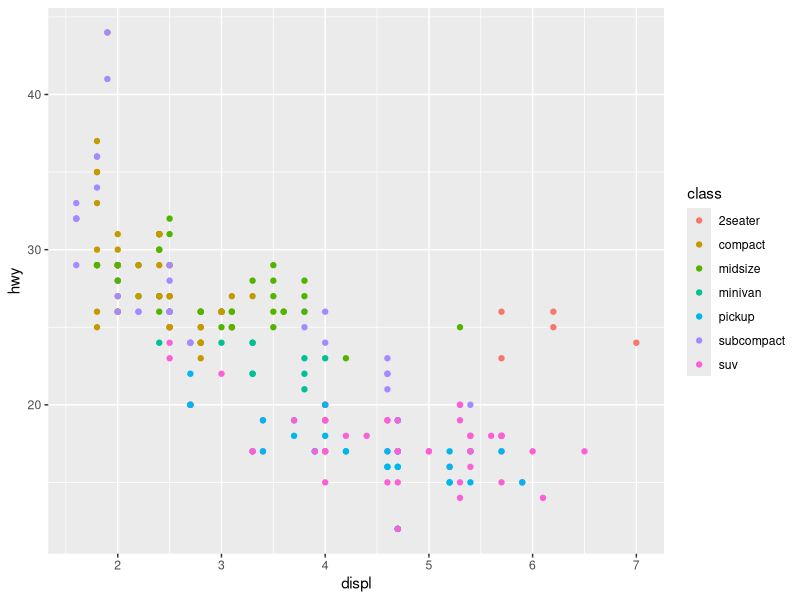
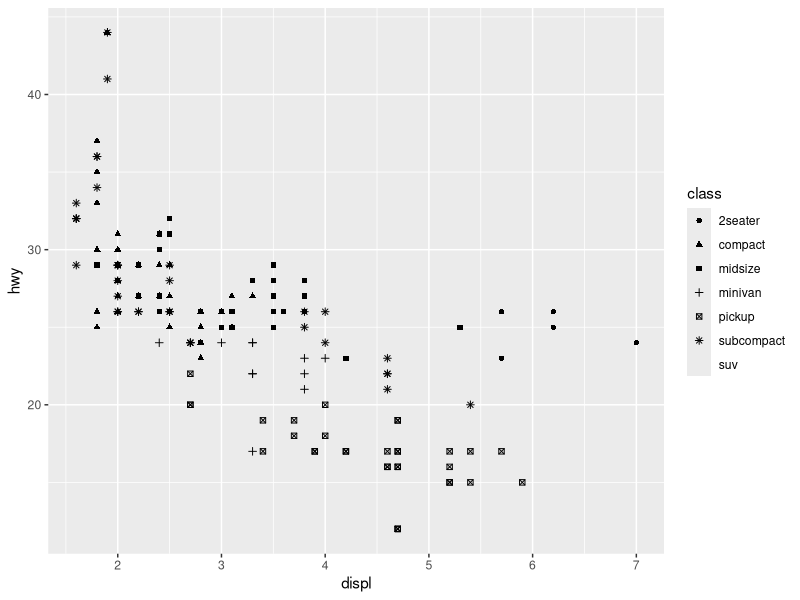
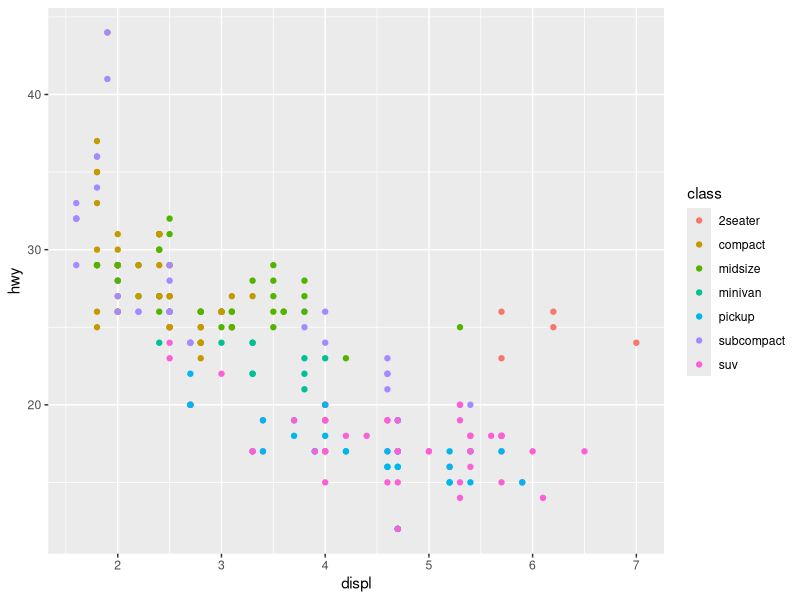
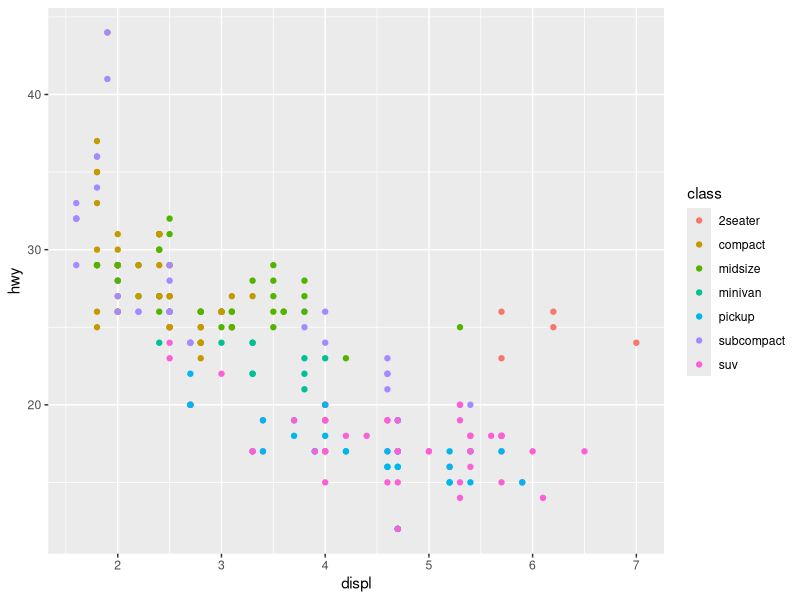
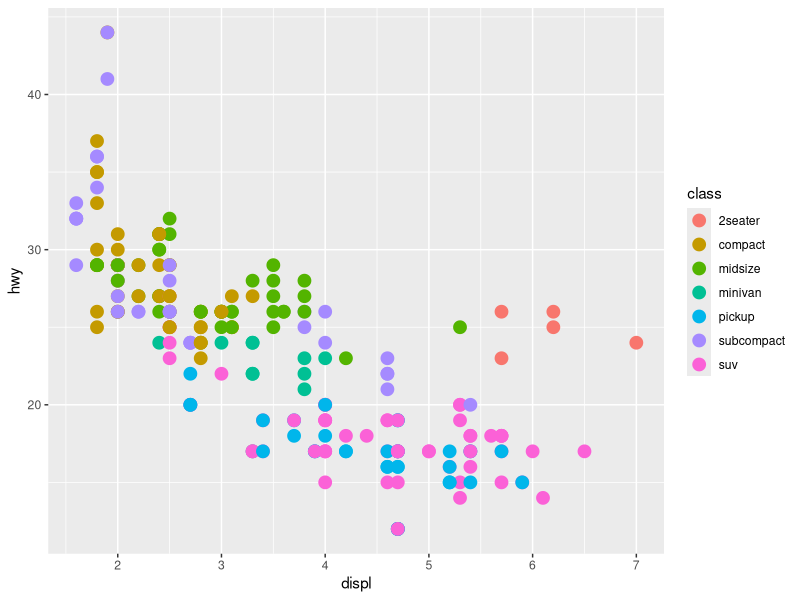
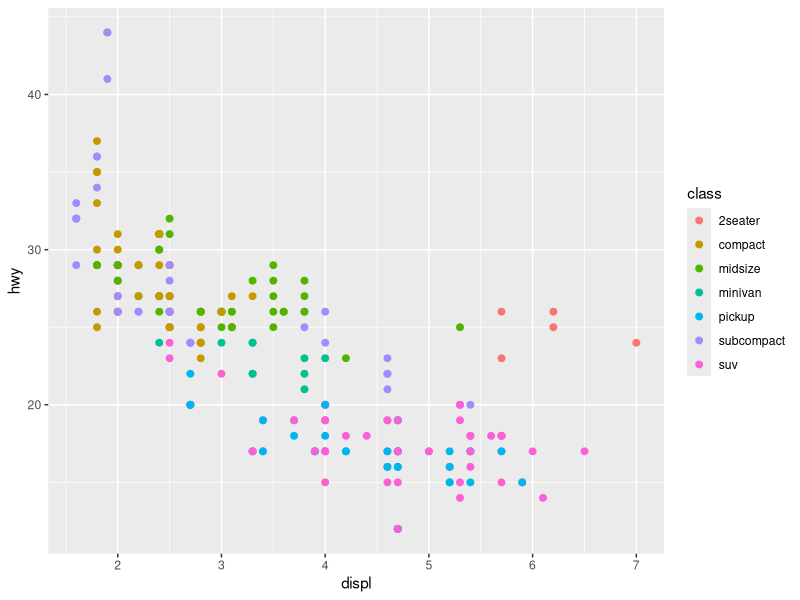
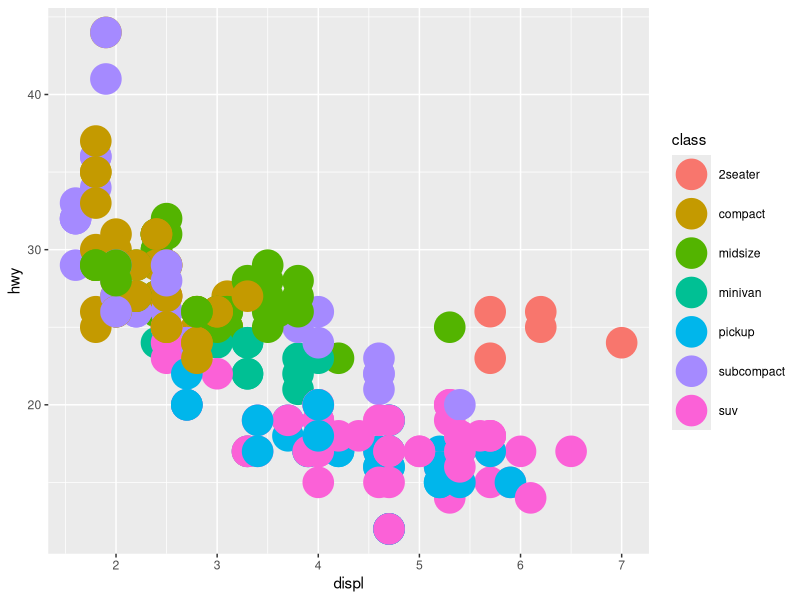
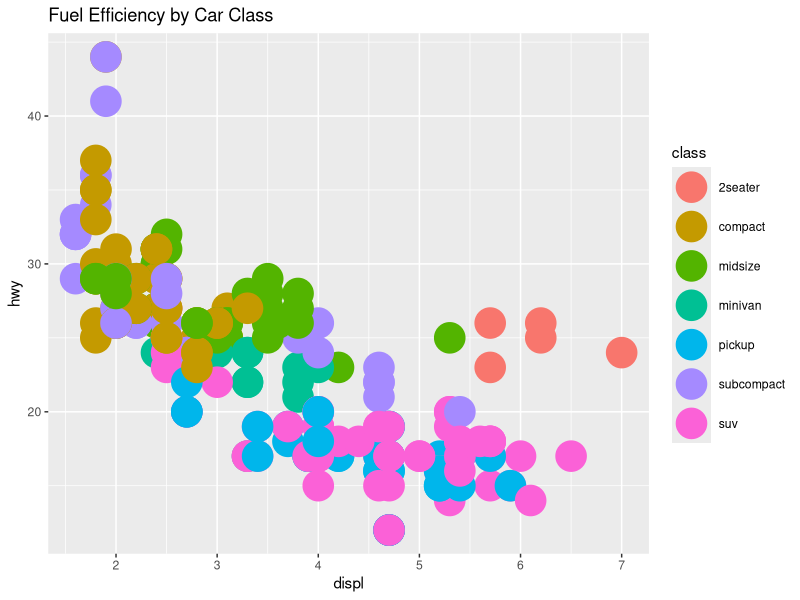

Here is the R script that generated these plots, in order:
## ---- chunk 1
library(tidyverse)                # for ggplot2 and mpg
library(patchwork)                # for combining plots
library(scales)                   # for axis formatting
## ---- chunk 2
?mpg
names(mpg)
## ---- chunk 3
# Mapping class to color works well
ggplot(mpg, aes(x = displ, y = hwy, color = class)) +
  geom_point()
## ---- chunk 4
# Mapping class to shape produces warnings
ggplot(mpg, aes(x = displ, y = hwy, shape = class)) +
  geom_point()
## ---- chunk 5
# Create a saved plot
p1 <- ggplot(mpg, aes(x = displ, y = hwy, color = class)) + 
  geom_point()

p1  # p1

## ---- chunk 6
# Save a plot
p1 <- ggplot(mpg, aes(x = displ, y = hwy, color = class)) +
  geom_point()

p1  # Show original

# Step 1: Try to make points bigger
p1 + geom_point(size = 4)
# "Looks like it worked!" (because bigger covers smaller)

# Step 2: Now try to make them smaller  
p1 + geom_point(size = 2)
# "Wait... now I see BOTH layers! Small points on top of the original size!"
## ---- chunk 7

p1 + geom_point(size = 10)
## ---- chunk 8
p1 <- ggplot(mpg, aes(x = displ, y = hwy, color = class)) +
  geom_point(size = 10)
## ---- chunk 9
# Change the labels
p1 + labs(title = "Fuel Efficiency by Car Class")

# Change the theme  
p1 + theme_classic()
## ---- chunk 10
# Save plots to variables
p1 <- ggplot(mpg, aes(x = displ, y = hwy, color = class)) +
  geom_point()

p2 <- ggplot(mpg, aes(x = displ, y = hwy, shape = class)) +
  geom_point()

# Combine side-by-side with +
p1 + p2
## ---- chunk 11
# Stack plots vertically
p1 / p2
## ---- chunk 12
# class mapped to size
ggplot(mpg, aes(x = displ, y = hwy, size = class)) +
  geom_point() 
## ---- chunk 13
# class mapped to alpha
ggplot(mpg, aes(x = displ, y = hwy, alpha = class)) +
  geom_point() 
## ---- chunk 14
ggplot(mpg, aes(x = displ, y = hwy)) + 
  geom_point(color = "blue") 
## ---- chunk 15
ggplot(mpg, aes(x = displ, y = hwy, color = class)) +
  geom_point()
## ---- chunk 16
shapes <- tibble(
  shape = c(0, 1, 2, 5, 3, 4, 6:19, 20, 21, 22, 23, 24),
  x = (0:24 %/% 5) / 2,
  y = (-(0:24 %% 5)) / 4
)

ggplot(shapes, aes(x, y)) + 
  geom_point(aes(shape = shape), size = 5, fill = "red") +
  geom_text(aes(label = shape), hjust = 0, nudge_x = 0.15) +
  scale_shape_identity() +
  expand_limits(x = 4.1) +
  scale_x_continuous(NULL, breaks = NULL) + 
  scale_y_continuous(NULL, breaks = NULL, limits = c(-1.2, 0.2)) + 
  theme_minimal() +
  theme(aspect.ratio = 1/2.75)
## ---- chunk 17
# color varies by class (class is a column in mpg)
ggplot(mpg, aes(x = displ, y = hwy, color = class)) +
  geom_point()
## ---- chunk 18
# all points are pink
ggplot(mpg, aes(x = displ, y = hwy)) +
  geom_point(color = "pink", size = 3)
## ---- chunk 19
ggplot(mpg, aes(x = hwy, y = displ)) +
  geom_point(color = "pink", shape = 24, size = 3, fill = "pink")
## ---- chunk 20
# Stroke controls the width of the edge/border for the shapes (21-25)
# that have a fill aesthetic.
ggplot(mpg, aes(x = hwy, y = displ)) +
  geom_point(color = "black", shape = 24, size = 3, fill = "pink", stroke = 5)
## ---- chunk 21
# Correct: color is a constant, so it goes outside aes()
ggplot(mpg) + 
  geom_point(aes(x = displ, y = hwy), color = "blue")
## ---- chunk 22
# Correct: class is from data, so it goes inside aes()
ggplot(mpg, aes(x = displ, y = hwy)) +
  geom_point(aes(color = class), size = 3)
## ---- chunk 23
# It creates a logical variable with values `TRUE` and `FALSE` 
# for cars with displacement values below and above 5. 

# Notice color is inside aes() because we're creating a variable
# from the data (the result of displ < 5).

ggplot(mpg) + 
  geom_point(aes(x = displ, y = hwy, color = displ < 5)) 
## ---- chunk 24
# Correct: constant in geom layer
ggplot(mpg, aes(x = displ, y = hwy)) + 
  geom_point(color = "blue")
## ---- chunk 25
# Scatterplot
ggplot(mpg, aes(x = displ, y = hwy)) +  
  geom_point() 
## ---- chunk 26
# Smooth line
ggplot(mpg, aes(x = displ, y = hwy)) + 
  geom_smooth()
## ---- chunk 27
# Shape doesn't work with geom_smooth - no legend appears
ggplot(mpg, aes(x = displ, y = hwy, shape = drv)) + 
  geom_smooth()
## ---- chunk 28
# Linetype DOES work with geom_smooth
ggplot(mpg, aes(x = displ, y = hwy, linetype = drv)) + 
  geom_smooth()
## ---- chunk 29
ggplot(mpg, aes(x = displ, y = hwy, color = drv)) +
  geom_point() + 
  geom_smooth(aes(linetype = drv))
## ---- chunk 30
ggplot(mpg, aes(x = displ, y = hwy)) +
  geom_point() +
  geom_point(
   data  = mpg |> filter(class == '2seater'),
    color = "red",
    size = 3
  )
## ---- chunk 31
# Histogram shows distribution
ggplot(mpg, aes(x = hwy)) + 
  geom_histogram(binwidth = 2)
## ---- chunk 32
# Density plot shows smooth distribution
ggplot(mpg, aes(x = hwy)) + 
  geom_density()
## ---- chunk 33
# Boxplot shows summary statistics and outliers
ggplot(mpg, aes(x = hwy)) + 
  geom_boxplot()
## ---- chunk 34
ggplot(mpg, aes(x = class, y = hwy)) +
  geom_boxplot(outlier.shape = NA) +  
  # Don't show outliers twice
  geom_jitter(width = 0.2, alpha = 0.5)
## ---- chunk 35
ggplot(mpg, aes(x = displ, y = hwy)) +
  geom_smooth(aes(color = drv), show.legend = FALSE)
## ---- chunk 36
ggplot(mpg, aes(x = displ, y = hwy)) +
  geom_smooth(aes(color = drv))
## ---- chunk 37
ggplot(mpg, aes(x = displ, y = hwy)) +
  geom_smooth(se = FALSE)
## ---- chunk 38
ggplot(mpg, aes(x = displ, y = hwy)) +
  geom_point() +
  geom_smooth()

ggplot() +
  geom_point(data = mpg, mapping = aes(x = displ, y = hwy)) +
  geom_smooth(data = mpg, mapping = aes(x = displ, y = hwy))
## ---- chunk 39
ggplot(mpg, aes(x = displ, y = hwy)) +
  geom_point() +
  facet_wrap(~ class, nrow = 2)
## ---- chunk 40
ggplot(mpg, aes(x = displ, y = hwy)) +
  geom_point() +
  facet_grid(drv ~ cyl)
## ---- chunk 41
ggplot(mpg, aes(x = displ, y = hwy)) +
  geom_point() +
  facet_grid(drv ~ cyl, scales = "free_y")
## ---- chunk 42
ggplot(mpg, aes(x = drv, y = cyl)) + 
  geom_point()
## ---- chunk 43
ggplot(mpg, aes(x = drv, y = cyl)) + 
  geom_point() +
  facet_wrap(~ hwy)
## ---- chunk 44
ggplot(mpg, aes(x = drv, y = cyl)) + 
  geom_point()
## ---- chunk 45
ggplot(mpg, aes(x = drv, y = cyl)) + 
  geom_point() +
  facet_grid(drv ~ cyl)
## ---- chunk 46
ggplot(mpg, aes(x = displ, y = hwy)) +
  geom_point() +
  facet_grid(drv ~ .)

ggplot(mpg, aes(x = displ, y = hwy)) +
  geom_point() +
  facet_grid(. ~ cyl)
## ---- chunk 47
ggplot(mpg, aes(x = displ, y = hwy)) +
  geom_point() +
  facet_grid(drv ~ .)

ggplot(mpg, aes(x = displ, y = hwy)) +
  geom_point() +
  facet_grid(. ~ cyl)
## ---- chunk 48
ggplot(mpg, aes(x = displ, y = hwy)) +
  geom_point() +
  facet_wrap(~ class, nrow = 2)
## ---- chunk 49
# Faceting - easier to see within-class patterns
ggplot(mpg, aes(x = displ, y = hwy)) +
  geom_point() +
  facet_wrap(~ class, nrow = 2)

# Color - easier to compare across classes
ggplot(mpg, aes(x = displ, y = hwy, color = class)) +
  geom_point()
## ---- chunk 50
# Fill colors the inside of the bars
ggplot(mpg, aes(x = drv, fill = drv)) + 
  geom_bar()
## ---- chunk 51
# Stacked bars (default)
ggplot(mpg, aes(x = drv, fill = class)) + 
  geom_bar()
## ---- chunk 52
# All bars go to 100%
ggplot(mpg, aes(x = drv, fill = class)) +
  geom_bar(position = "fill")
## ---- chunk 53
# Side-by-side bars
ggplot(mpg, aes(x = drv, fill = class)) +
  geom_bar(position = "dodge")
## ---- chunk 54
# Stack: different heights (shows totals)
ggplot(mpg, aes(x = drv, fill = class)) +
  geom_bar(position = "stack")

# Fill: same heights (shows proportions)
ggplot(mpg, aes(x = drv, fill = class)) +
  geom_bar(position = "fill")
## ---- chunk 55
ggplot(mpg, aes(x = class, fill = drv)) +
  geom_bar(position = "dodge")
## ---- chunk 56
# Default position (dodge2) - boxplots are side-by-side
ggplot(mpg, aes(x = class, y = hwy, fill = drv)) +
  geom_boxplot()

# Explicitly setting position to dodge2 (same result)
ggplot(mpg, aes(x = class, y = hwy, fill = drv)) +
  geom_boxplot(position = "dodge2")
